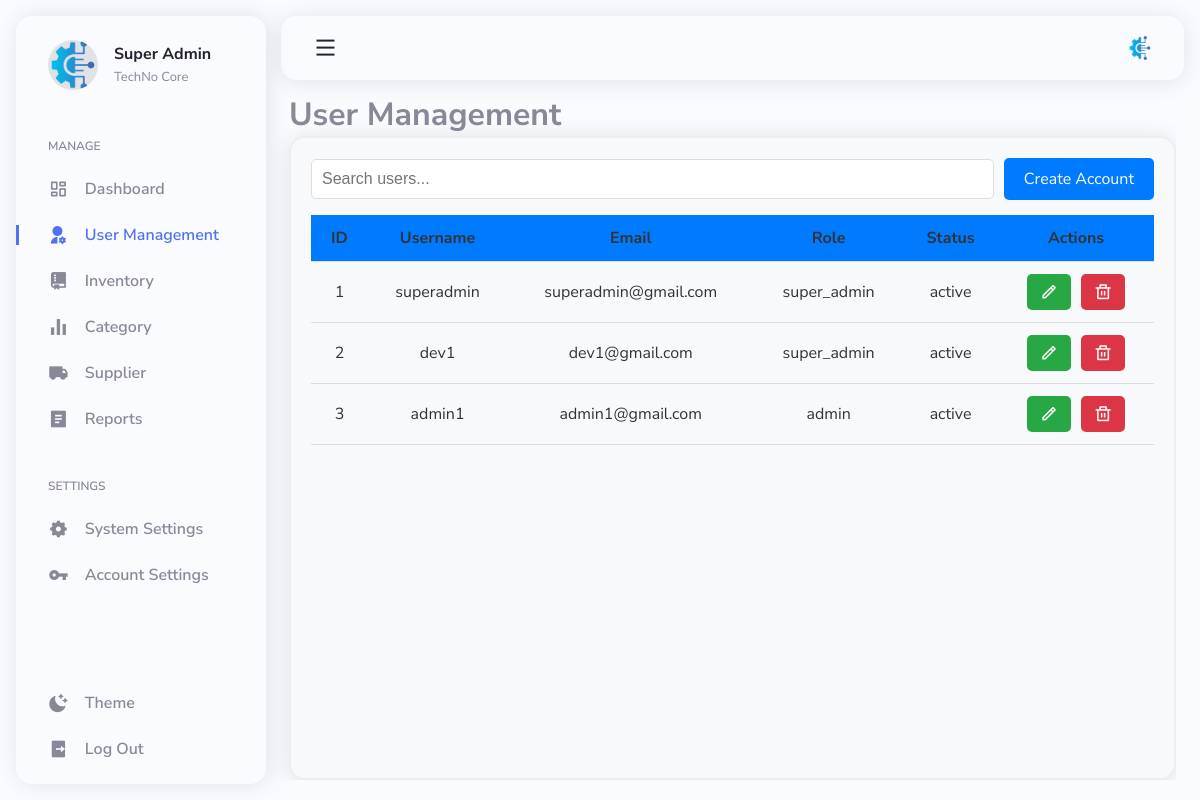
Screenshot of /superadmin/usermanagement.php with the database file from the repository.
### tables this page shows
CREATE TABLE `users` (
  `user_id` int(11) NOT NULL,
  `username` varchar(100) NOT NULL,
  `email` varchar(100) NOT NULL,
  `password` varchar(255) NOT NULL,
  `role` enum('super_admin','admin','staff') NOT NULL,
  `status` enum('active','inactive') DEFAULT 'active',
  `created_at` timestamp NOT NULL DEFAULT current_timestamp(),
  `updated_at` timestamp NOT NULL DEFAULT current_timestamp() ON UPDATE current_timestamp()
);

### superadmin/usermanagement.php (the view, shortened to what this page needs)
<?php
include '../functions/manageuser_function.php';
?>
<!DOCTYPE html>
<html lang="en">
<head>
  <link rel="stylesheet" href="https://cdnjs.cloudflare.com/ajax/libs/remixicon/4.2.0/remixicon.css" />
  <link rel="stylesheet" href="assets/css/usermstyle.css" />
</head>
<body>
  <header class="header" id="header">
    <div class="header__container">
      <a href="#" class="header__logo">
        <img class="header__logo-img" src="assets/img/techno.png" alt="" />
      </a>
      <button class="header__toggle" id="header-toggle">
        <i class="ri-menu-line"></i>
      </button>
    </div>
  </header>
  <nav class="sidebar" id="sidebar">
    <div class="sidebar__container">
      <div class="sidebar__user">
        <div class="sidebar__img">
          <img src="assets/img/techno.png" alt="" />
        </div>
        <div class="sidebar__info">
          <h3>Super Admin</h3>
          <span>TechNo Core</span>
        </div>
      </div>
      <div class="sidebar__content">
        <div>
          <h3 class="sidebar__title">MANAGE</h3>
          <div class="sidebar__list">
            <a href="index.php" class="sidebar__link">
              <i class="ri-dashboard-line"></i>
              <span>Dashboard</span>
            </a>
            <a href="#" class="sidebar__link active-link">
              <i class="ri-user-settings-fill"></i>
              <span>User Management</span>
            </a>
            <a href="#" class="sidebar__link">
              <i class="ri-git-repository-fill"></i>
              <span>Inventory</span>
            </a>
            <a href="#" class="sidebar__link">
              <i class="ri-bar-chart-fill"></i>
              <span>Category</span>
            </a>
            <a href="#" class="sidebar__link">
              <i class="ri-truck-fill"></i>
              <span>Supplier</span>
            </a>
            <a href="#" class="sidebar__link">
              <i class="ri-file-list-2-fill"></i>
              <span>Reports</span>
            </a>
          </div>
        </div>
        <div>
          <h3 class="sidebar__title">SETTINGS</h3>
          <div class="sidebar__list">
            <a href="#" class="sidebar__link">
              <i class="ri-settings-5-fill"></i>
              <span>System Settings</span>
            </a>
            <a href="#" class="sidebar__link">
              <i class="ri-key-fill"></i>
              <span>Account Settings</span>
            </a>
          </div>
        </div>
      </div>
      <div class="sidebar__actions">
        <button>
          <i class="ri-moon-clear-fill sidebar__link sidebar__theme" id="theme-button">
            <span>Theme</span>
          </i>
        </button>
        <button class="sidebar__link">
          <i class="ri-logout-box-r-fill"></i>
          <span>Log Out</span>
        </button>
      </div>
    </div>
  </nav>
  <main class="main container" id="main">
    <h1 class="dash-fix">User Management</h1>
    <div class="main__container">
      <div class="search-create-container">
        <input type="text" id="searchInput" placeholder="Search users...">
        <button class="createbtn" onclick="openCreateAccountModal()">Create Account</button>
      </div>
      <div class="table-container">
        <table id="usersTable">
          <thead>
            <tr>
              <th>ID</th>
              <th>Username</th>
              <th>Email</th>
              <th>Role</th>
              <th>Status</th>
              <th>Actions</th>
            </tr>
          </thead>
          <tbody>
            <?php
            $stmt = $conn->query("SELECT * FROM users");
            while ($row = $stmt->fetch()) {
              echo "<tr>";
              echo "<td>" . $row['user_id'] . "</td>";
              echo "<td>" . $row['username'] . "</td>";
              echo "<td>" . $row['email'] . "</td>";
              echo "<td>" . $row['role'] . "</td>";
              echo "<td>" . $row['status'] . "</td>";
              echo "<td>";
              echo "<div class='button-container'>
                      <button class='edit-btn' onclick=\"editUser(" . $row['user_id'] . ")\"><i class='ri-pencil-line'></i></button>
                      <button class='delete-btn' onclick=\"deleteUser(" . $row['user_id'] . ")\"><i class='ri-delete-bin-line'></i></button>
                    </div>";
              echo "</td>";
              echo "</tr>";
            }
            ?>
          </tbody>
        </table>
      </div>
    </div>
  </main>
</body>
</html>

### rows the page displays
users: user_id "1", username "superadmin", email "superadmin@gmail.com", role "super_admin", status "active"
users: user_id "2", username "dev1", email "dev1@gmail.com", role "super_admin", status "active"
users: user_id "3", username "admin1", email "admin1@gmail.com", role "admin", status "active"
